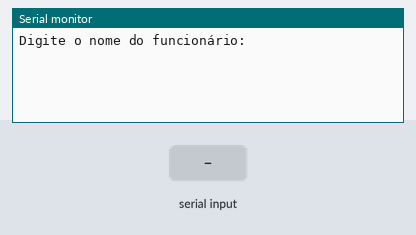
Bench run of a sketch on a simulated Arduino Uno, built with avr-gcc and run on an emulated ATmega328P. Shown: the last lines printed to the serial monitor. The inputs (shaded band) are chosen by the test bench.

Above: at 1.2 s.
1.3 s: "90,45\n" received over Serial
At 1.9 s:
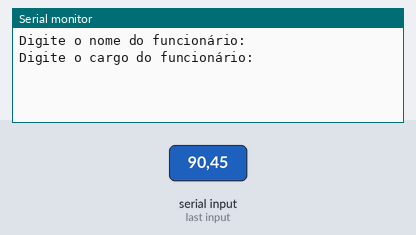
2.8 s: "30,150\n" received over Serial
At 4.0 s:
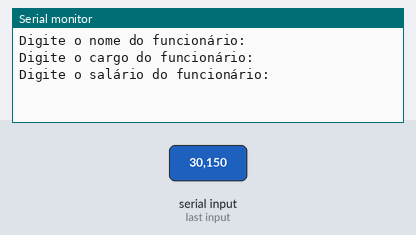
4.3 s: "0\n" received over Serial
At 4.8 s:
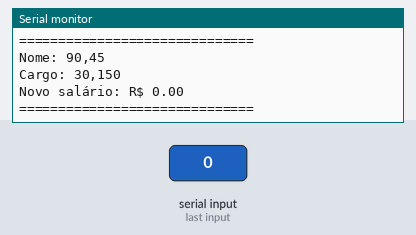

Measured:
- after the input at 1.3 s, the serial monitor: prints a new line at once (image 1)
- after the input at 2.8 s, the serial monitor: prints a new line at once (image 2)
- after the input at 4.3 s, the serial monitor: prints a new line at once (image 3)

The sketch:

lpmb_ex071.ino
```cpp
String nome = "";
String cargo = "";
float salario = 0;
float novoSalario = 0;
int etapa = 0;

void setup() {
  Serial.begin(9600);
  Serial.println("Digite o nome do funcionário:");
}

void loop() {
  if (Serial.available()) {
    if (etapa == 0) {
      nome = Serial.readStringUntil('\n');
      nome.trim();
      Serial.println("Digite o cargo do funcionário:");
      etapa = 1;
    }
    else if (etapa == 1) {
      cargo = Serial.readStringUntil('\n');
      cargo.trim();
      Serial.println("Digite o salário do funcionário:");
      etapa = 2;
    }
    else if (etapa == 2) {
      salario = Serial.parseFloat();
      novoSalario = salario * 1.10;

      // Exibição final
      Serial.println("==============================");
      Serial.print("Nome: ");
      Serial.println(nome);
      Serial.print("Cargo: ");
      Serial.println(cargo);
      Serial.print("Novo salário: R$ ");
      Serial.println(novoSalario, 2);
      Serial.println("==============================");

      while (true) {} // Pausa após exibir
    }
  }
}
```
